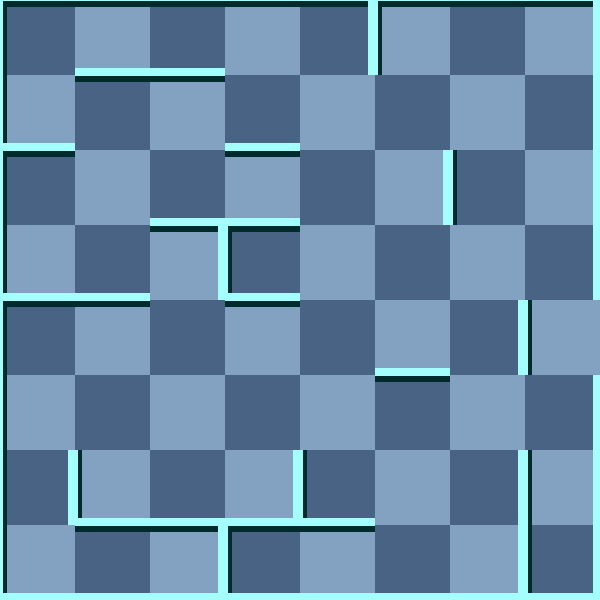

A level layout from a 2D game, rendered from its tile map. Below: a short description, then the map file with tile-grid data replaced by summaries:
An orthogonal 8x8 tile map with 75x75 px tiles, 2 tile layers (background, 块层 1) and 5 objects (2x WhiteMummy, Exit, Player, Trap).

<map version="1.0" orientation="orthogonal" width="8" height="8" tilewidth="75" tileheight="75">
 <tileset firstgid="1" name="wall" tilewidth="75" tileheight="75">
  <image source="gfx/wall.png" width="300" height="375" />
  <tile id="0">
   <properties>
    <property name="ValOfWall" value="0" />
   </properties>
  </tile>
  <tile id="1">
   <properties>
    <property name="ValOfWall" value="1" />
   </properties>
  </tile>
  <tile id="2">
   <properties>
    <property name="ValOfWall" value="2" />
   </properties>
  </tile>
  <tile id="3">
   <properties>
    <property name="ValOfWall" value="3" />
   </properties>
  </tile>
  <tile id="4">
   <properties>
    <property name="ValOfWall" value="4" />
   </properties>
  </tile>
  <tile id="5">
   <properties>
    <property name="ValOfWall" value="5" />
   </properties>
  </tile>
  <tile id="6">
   <properties>
    <property name="ValOfWall" value="6" />
   </properties>
  </tile>
  <tile id="7">
   <properties>
    <property name="ValOfWall" value="7" />
   </properties>
  </tile>
  <tile id="8">
   <properties>
    <property name="ValOfWall" value="8" />
   </properties>
  </tile>
  <tile id="9">
   <properties>
    <property name="ValOfWall" value="9" />
   </properties>
  </tile>
  <tile id="10">
   <properties>
    <property name="ValOfWall" value="10" />
   </properties>
  </tile>
  <tile id="11">
   <properties>
    <property name="ValOfWall" value="11" />
   </properties>
  </tile>
  <tile id="12">
   <properties>
    <property name="ValOfWall" value="12" />
   </properties>
  </tile>
  <tile id="13">
   <properties>
    <property name="ValOfWall" value="13" />
   </properties>
  </tile>
  <tile id="14">
   <properties>
    <property name="ValOfWall" value="14" />
   </properties>
  </tile>
  <tile id="15">
   <properties>
    <property name="ValOfWall" value="15" />
   </properties>
  </tile>
  <tile id="18">
   <properties>
    <property name="ValOfWall" value="-1" />
   </properties>
  </tile>
 </tileset>
 <layer name="background" width="8" height="8">
  <data>[64 cells, 64 non-empty, 2 distinct tile ids]</data>
 </layer>
 <layer name="块层 1" width="8" height="8">
  <data>[64 cells, 64 non-empty, 14 distinct tile ids]</data>
 </layer>
 <objectgroup name="对象层 1" width="8" height="8">
  <object name="Exit" x="600" y="300" />
  <object name="Player" x="450" y="75">
   <properties>
    <property name="value" value="1" />
   </properties>
  </object>
  <object name="Trap" x="375" y="0">
   <properties>
    <property name="value" value="12" />
   </properties>
  </object>
  <object name="WhiteMummy" x="75" y="300">
   <properties>
    <property name="value" value="21" />
   </properties>
  </object>
  <object name="WhiteMummy" x="75" y="450">
   <properties>
    <property name="value" value="25" />
   </properties>
  </object>
 </objectgroup>
</map>
